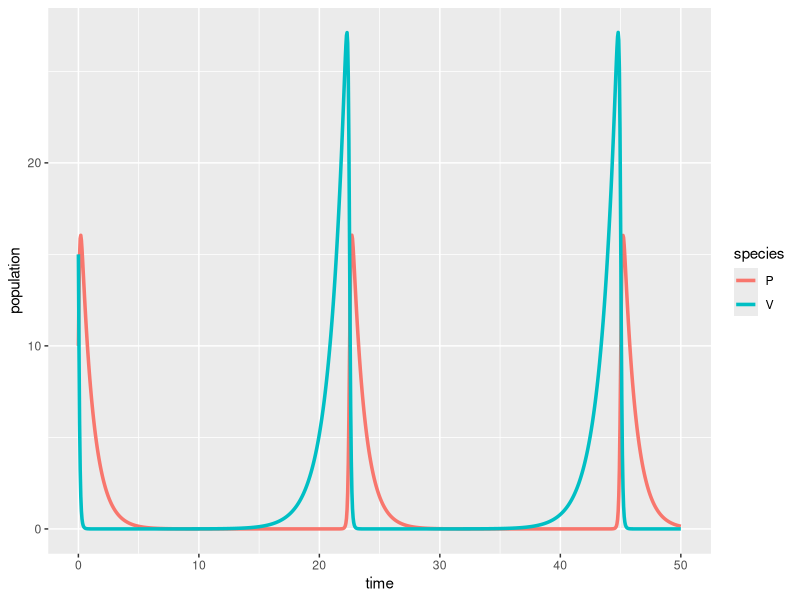

Generate this figure with R:
## ---- chunk 1
#| message: false
#| warning: false
# load libraries ----
library(tidyverse)
library(deSolve)
library(kableExtra)
## ---- chunk 2
# Create a sequence of times (days) ----
time <- seq(from = 0, to = 50, by = 0.05)

# Set some parameter values (these can change - keep it in mind) ----
parameters <- c(r = .75, alpha = 0.8, beta = 0.5, q = 1)

# Set the initial condition (prey and predator populations at t = 0) ----
# Recall: V = prey, P = predator
init_cond <- c(V = 15, P = 10)

# Prepare the series of differential equations as a function ----
lv_equations <- function(time, init_cond, parameters) {
  with(as.list(c(init_cond, parameters)), {
    dVdt = r * V - alpha * V * P
    dPdt = beta * V * P - q * P
    return(list(c(dVdt, dPdt)))
  })
}

# Find the approximate the solution using `deSolve::ode()` ----
approx_lv <- ode(y = init_cond, times = time, func = lv_equations, parms = parameters)

# Check the class ----
class(approx_lv)

# We really want this to be a data frame, AND we want both prey (V) and predator (P) to be in the same column -- we'll learn why in EDS 221 (tidy data) ----
approx_lk_df <- data.frame(approx_lv) |> 
  pivot_longer(cols = c(V, P), names_to = "species", values_to = "population")

# Plot it ----
ggplot(data = approx_lk_df, aes(x = time, y = population)) +
  geom_line(aes(color = species), linewidth = 1.2)
